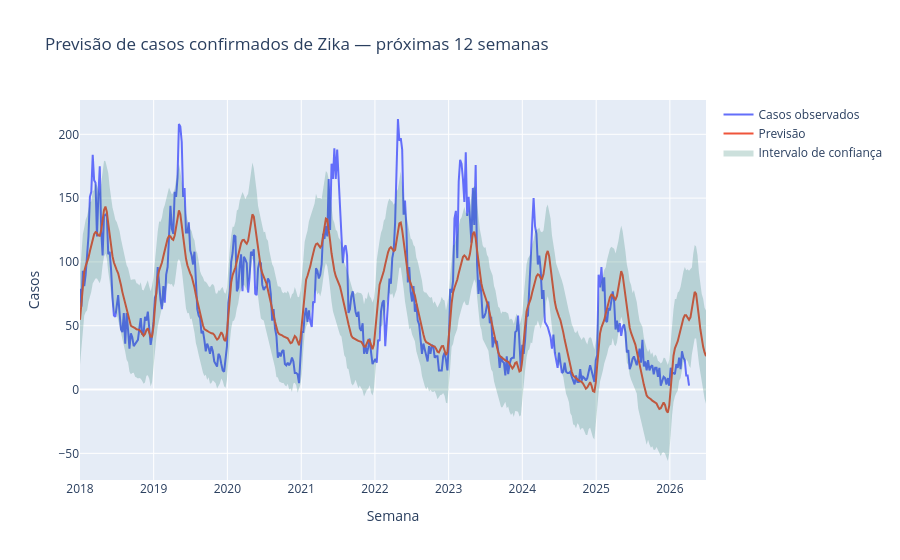

The notebook cell this image was saved under:
### Code cell
modelo_final = Prophet(weekly_seasonality=False, yearly_seasonality=True, seasonality_mode="additive")
modelo_final.fit(serie_prophet)

futuro = modelo_final.make_future_dataframe(periods=HORIZONTE, freq="W-MON")
previsao = modelo_final.predict(futuro)

fig = go.Figure()
fig.add_trace(go.Scatter(x=serie_prophet["ds"], y=serie_prophet["y"], name="Casos observados", mode="lines"))
fig.add_trace(go.Scatter(x=previsao["ds"], y=previsao["yhat"], name="Previsão", mode="lines"))
fig.add_trace(go.Scatter(
    x=pd.concat([previsao["ds"], previsao["ds"][::-1]]),
    y=pd.concat([previsao["yhat_upper"], previsao["yhat_lower"][::-1]]),
    fill="toself", fillcolor="rgba(0,100,80,0.2)", line=dict(color="rgba(255,255,255,0)"),
    name="Intervalo de confiança", showlegend=True,
))
fig.update_layout(title=f"Previsão de casos confirmados de Zika — próximas {HORIZONTE} semanas", xaxis_title="Semana", yaxis_title="Casos")
fig.show()

### Figure 1 — Plotly figure (JSON) as saved in the notebook; plotly's stock layout.template omitted (floating-point values rounded to 4 significant figures; data arrays with more than 128 entries replaced by an {"elided": "..."} marker saying what was removed)
{"data": [{"mode": "lines", "name": "Casos observados", "type": "scatter", "x": {"elided": "432 str values"}, "y": {"elided": "432 int values"}}, {"mode": "lines", "name": "Previsão", "type": "scatter", "x": {"elided": "444 str values"}, "y": {"elided": "444 float values"}}, {"fill": "toself", "fillcolor": "rgba(0,100,80,0.2)", "line": {"color": "rgba(255,255,255,0)"}, "name": "Intervalo de confiança", "showlegend": true, "type": "scatter", "x": {"elided": "888 str values"}, "y": {"elided": "888 float values"}}], "layout": {"title": {"text": "Previsão de casos confirmados de Zika — próximas 12 semanas"}, "xaxis": {"title": {"text": "Semana"}}, "yaxis": {"title": {"text": "Casos"}}}}
